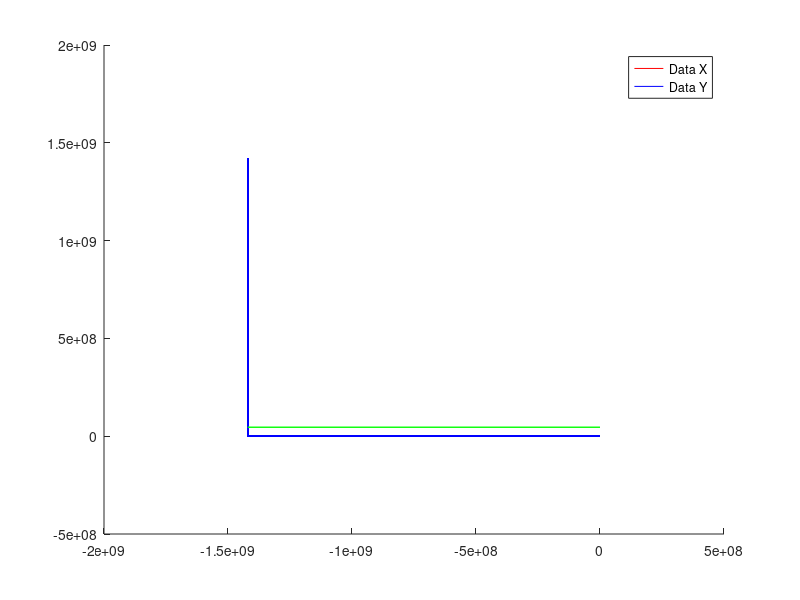
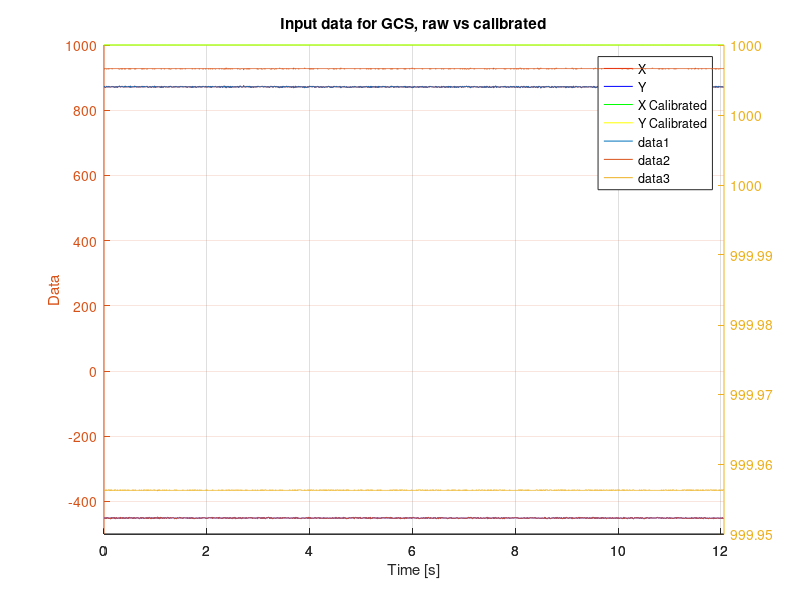
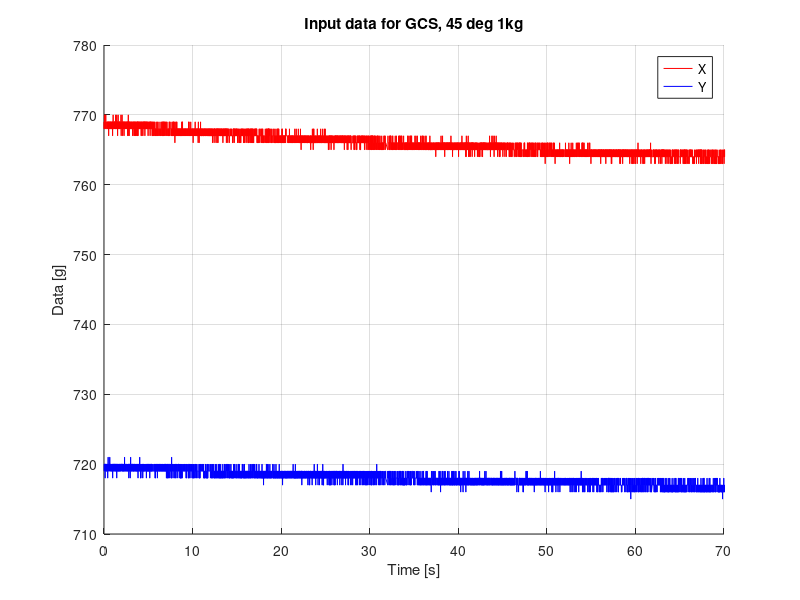
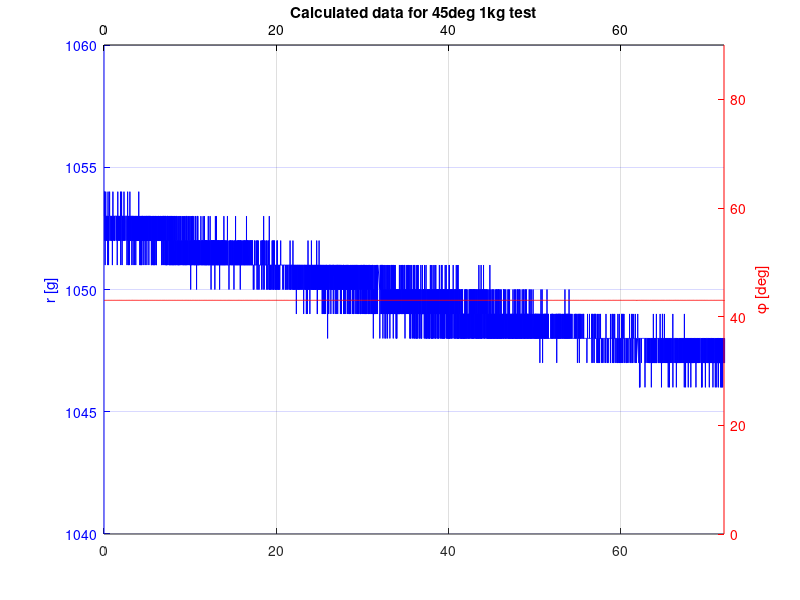

Write MATLAB code to recreate these figures, in order.
%% GROUND CONTROL STATION
% Do the calculations as ground control
clear all;
close all;

% CALIBRATION METODE
% Calibrate X loadcell
% Get data with no load in positiv x direction
file = fopen('rhdlog_noload.txt');
C1 = textscan(file, '%f %f %f %f %f %f %f %f %f %f %f %f %f %f %f %f %f %f %f %f %f %f %f %f %f %f %f %f %f %f %f %f %f %f %f %f %f %f','Delimiter',' ','HeaderLines',25);
fclose(file);

% timevector
t_calib = cell2mat(C1(:,1))';
offset = t_calib(1);
for i = 1:length(t_calib)
    t_calib(i) = t_calib(i)-offset;
end

dataX = cell2mat(C1(:,3));
%dataX = dataX./100;

% Mean X value
X_mean = mean(dataX);
Xoffset = X_mean;


dataY = cell2mat(C1(:,4));
%dataY = dataY./100;

% Mean Y value
Y_mean = mean(dataY);
Yoffset = Y_mean;

hold on;
plot(t_calib,dataX,'r');
plot(t_calib,dataY,'b');
plot([0 t_calib(end)],[Xoffset Xoffset],'g');
plot([0 t_calib(end)],[Yoffset Yoffset],'g');
legend('Data X','Data Y');

hold off;

%% Get data with load in positive x direction
load = 1000; % [gram]
file = fopen('rhdlog_xload.txt');
C2 = textscan(file, '%f %f %f %f %f %f %f %f %f %f %f %f %f %f %f %f %f %f %f %f %f %f %f %f %f %f %f %f %f %f %f %f %f %f %f %f %f %f','Delimiter',' ','HeaderLines',25);
fclose(file);

dataXload = cell2mat(C2(:,3));
X_Load_mean = mean(dataXload);

Kx = load/(X_Load_mean-Xoffset);

%%
% Calibration Y loadcell

% Get data with load in positive x direction
load = 1000; % [gram]
file = fopen('rhdlog_yload.txt');
C3 = textscan(file, '%f %f %f %f %f %f %f %f %f %f %f %f %f %f %f %f %f %f %f %f %f %f %f %f %f %f %f %f %f %f %f %f %f %f %f %f %f %f','Delimiter',' ','HeaderLines',25);
fclose(file);

dataYload = cell2mat(C3(:,4));
Y_Load_mean = mean(dataYload);

Ky = load/(Y_Load_mean-Yoffset);

%% LOAD data and run calibration filter
%clear all;
close all;

% Calibration constants
%Xoffset = 0.161557079467527;
%Kx  = -4.271835679197036e+03;
%Yoffset = -6.665272445220089e+02;
%Ky = 20.245607413860206;
%Xoffset = -439.2251;
%Kx  = 0.5;
%Yoffset = -666;
%Ky = -1;


file = fopen('rhdlog.txt');
C = textscan(file, '%f %f %f %f %f %f %f %f %f %f %f %f %f %f %f %f %f %f %f %f %f %f %f %f %f %f %f %f %f %f %f %f %f %f %f %f %f %f','Delimiter',' ','HeaderLines',25);
fclose(file);

% timevector
t = cell2mat(C(:,1))';
offset = t(1);
for i = 1:length(t)
    t(i) = t(i)-offset;
end

Ts = t(:,2)-t(:,1);
Fs = 1/Ts;

dataX = cell2mat(C(:,3)');

for i = 1:length(dataX)
    dataXcalib(i) = Kx*(dataX(i)-Xoffset);
end

dataY = cell2mat(C(:,4)');

for i = 1:length(dataY)
    dataYcalib(i) = Ky*(dataY(i)-Yoffset);
end

figure;
hold on;
plot(t,dataX,'red');
plot(t,dataY,'blue');
plot(t,dataXcalib,'green');
plot(t,dataYcalib,'yellow');
xlabel('Time [s]');
ylabel('Data');
xlim([0 12]);
ylim([-500 1000]);
title('Input data for GCS, raw vs calibrated');

legend('X','Y','X Calibrated','Y Calibrated');
grid on;
hold off;

mean(dataXcalib)
%%
hold on;
[ax1,p1,p2] = plotyy(t,dataX,t,dataXcalib,'plot');
[ax11,p11,p22] = plotyy(t,dataY,t,dataYcalib,'plot');
hold off;

%% 45 deg 1 kg test
close all; 

file = fopen('rhdlog_45deg1kg.txt');
C = textscan(file, '%f %f %f %f %f %f %f %f %f %f %f %f %f %f %f %f %f %f %f %f %f %f %f %f %f %f %f %f %f %f %f %f %f %f %f %f %f %f','Delimiter',' ','HeaderLines',25);
fclose(file);

% timevector
t = cell2mat(C(:,1))';
offset = t(1);
for i = 1:length(t)
    t(i) = t(i)-offset;
end

Ts = t(:,2)-t(:,1);
Fs = 1/Ts;

dataX = cell2mat(C(:,11)');

dataY = cell2mat(C(:,12)');

dataR = cell2mat(C(:,25)');
dataPhi = cell2mat(C(:,24)');

figure;
hold on;
plot(t,dataX,'red');
plot(t,dataY,'blue');
xlabel('Time [s]');
ylabel('Data [g]');
xlim([0 70]);
ylim([710 780]);
title('Input data for GCS, 45 deg 1kg');
legend('X','Y');
grid on;
hold off;

close all;
figure;
hold on;
ax1 = gca;

plot(t,dataR,'Color','b');
ax2 = axes('Position',get(ax1,'Position'),...
       'XAxisLocation','top',...
       'YAxisLocation','right',...
       'Color','none',...
       'XColor','k','YColor','r');
linkaxes([ax1 ax2],'x');
hold on;
plot(t,dataPhi,'Parent',ax2,'Color','r');
set(ax1,'YColor','b');
ylabel(ax1,'r [g]');
ylabel(ax2,'\phi [deg]');
ylim(ax1,[1040 1060]);
ylim(ax2,[0 90]);
xlim([0 72]);
grid(ax1, 'on');
%grid(ax2,'off');
title('Calculated data for 45deg 1kg test');
hold off;

%% 45 deg Theta 1kg
close all;

file = fopen('rhdlog_45degTheta1kg.txt');
C = textscan(file, '%f %f %f %f %f %f %f %f %f %f %f %f %f %f %f %f %f %f %f %f %f %f %f %f %f %f %f %f %f %f %f %f %f %f %f %f %f %f','Delimiter',' ','HeaderLines',25);
fclose(file);

% timevector
t = cell2mat(C(:,1))';
offset = t(1);
for i = 1:length(t)
    t(i) = t(i)-offset;
end

Ts = t(:,2)-t(:,1);
Fs = 1/Ts;

dataR = cell2mat(C(:,25)');

figure;
hold on;
plot(t,dataR,'b');
plot([0 t(end)],[1000*cosd(45) 1000*cosd(45)],'r');
legend('Messured','Exspected');
ylim([690 710]);
xlim([0 60]);
grid on;
hold off;

%% 45 deg theta 1kg with cable

close all;

file = fopen('rhdlog_45degTheta1kg.txt');
C = textscan(file, '%f %f %f %f %f %f %f %f %f %f %f %f %f %f %f %f %f %f %f %f %f %f %f %f %f %f %f %f %f %f %f %f %f %f %f %f %f %f','Delimiter',' ','HeaderLines',25);
fclose(file);
file = fopen('rhdlog_45degTheta1kgCable.txt');
C2 = textscan(file, '%f %f %f %f %f %f %f %f %f %f %f %f %f %f %f %f %f %f %f %f %f %f %f %f %f %f %f %f %f %f %f %f %f %f %f %f %f %f','Delimiter',' ','HeaderLines',25);
fclose(file);

% timevector
t = cell2mat(C(:,1))';
offset = t(1);
for i = 1:length(t)
    t(i) = t(i)-offset;
end

% timevector
t2 = cell2mat(C2(:,1))';
offset = t2(1);
for i = 1:length(t2)
    t2(i) = t2(i)-offset;
end

Ts = t(:,2)-t(:,1);
Fs = 1/Ts;

dataR = cell2mat(C(:,25)');
dataRCable = cell2mat(C2(:,25)');

figure;
hold on;
plot(t,dataR,'b');
plot(t2,dataRCable,'g');
plot([0 t(end)],[1000*cosd(45) 1000*cosd(45)],'r');
legend('Direct','Cable','Exspected');
ylim([690 740]);
xlim([0 50]);
grid on;
hold off;

%% 0 deg Theta 1kg Cable

close all;

file = fopen('rhdlog_0degTheta1kgCable.txt');
C = textscan(file, '%f %f %f %f %f %f %f %f %f %f %f %f %f %f %f %f %f %f %f %f %f %f %f %f %f %f %f %f %f %f %f %f %f %f %f %f %f %f','Delimiter',' ','HeaderLines',25);
fclose(file);

% timevector
t = cell2mat(C(:,1))';
offset = t(1);
for i = 1:length(t)
    t(i) = t(i)-offset;
end

Ts = t(:,2)-t(:,1);
Fs = 1/Ts;

dataR = cell2mat(C(:,25)');

figure;
hold on;
plot(t,dataR,'b');
plot([0 t(end)],[1000 1000],'r');
legend('Messured','Exspected');
ylim([990 1030]);
xlim([0 40]);
grid on;
hold off;